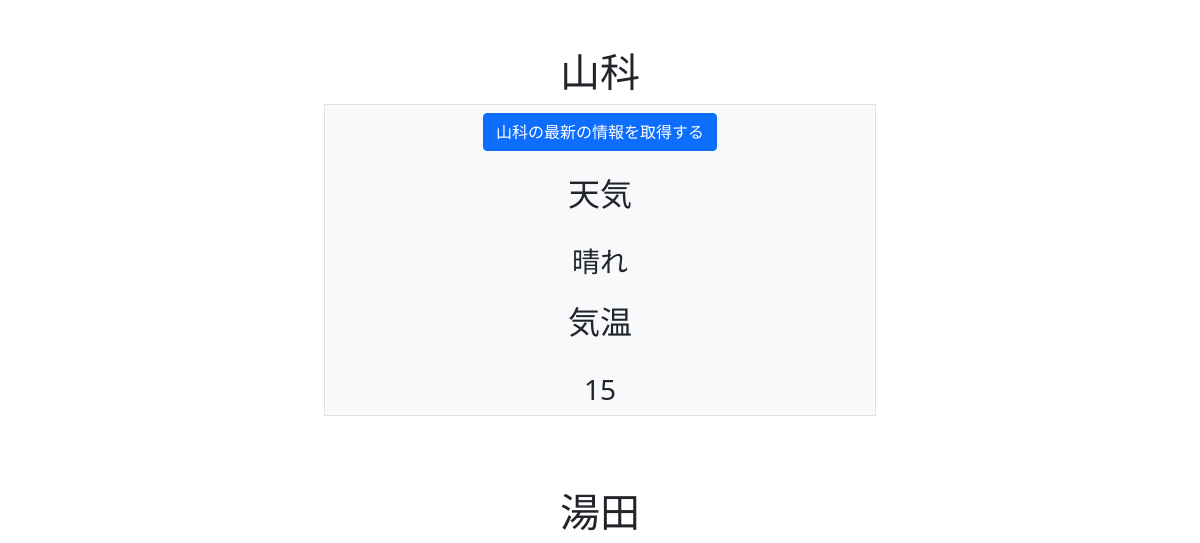
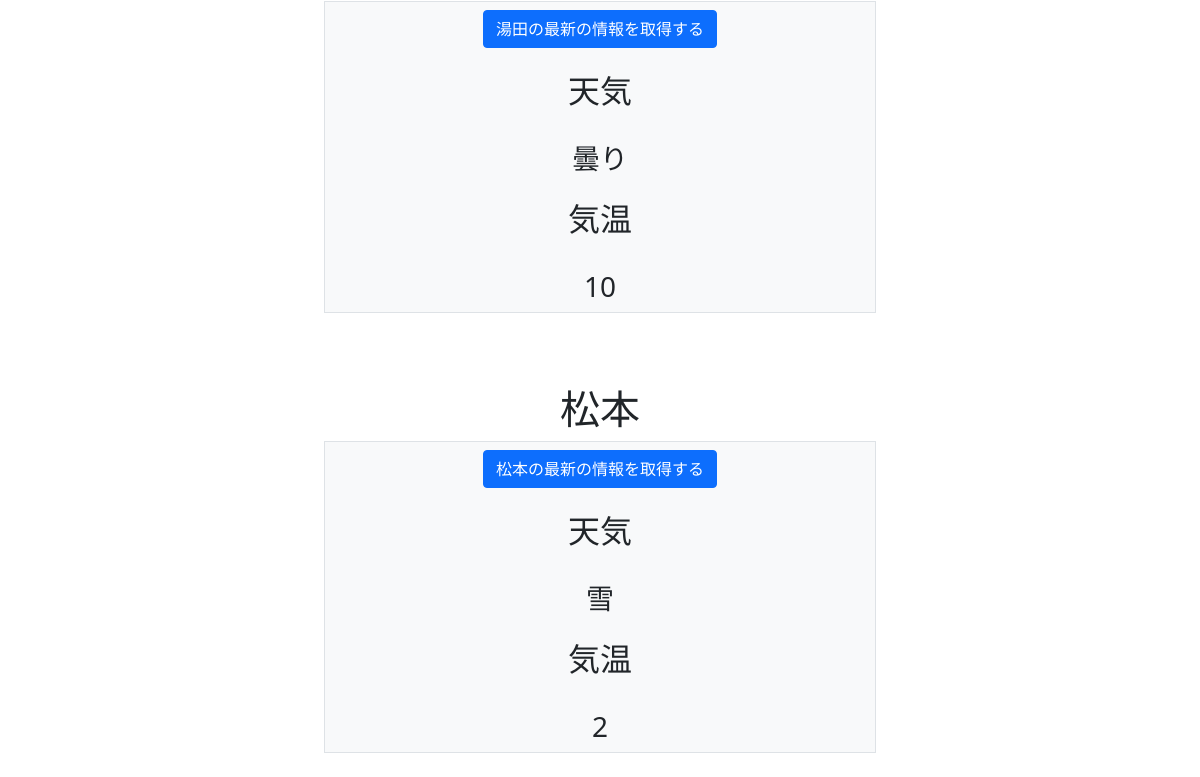
The app's page /top/, older data (2 pictures, top to bottom).
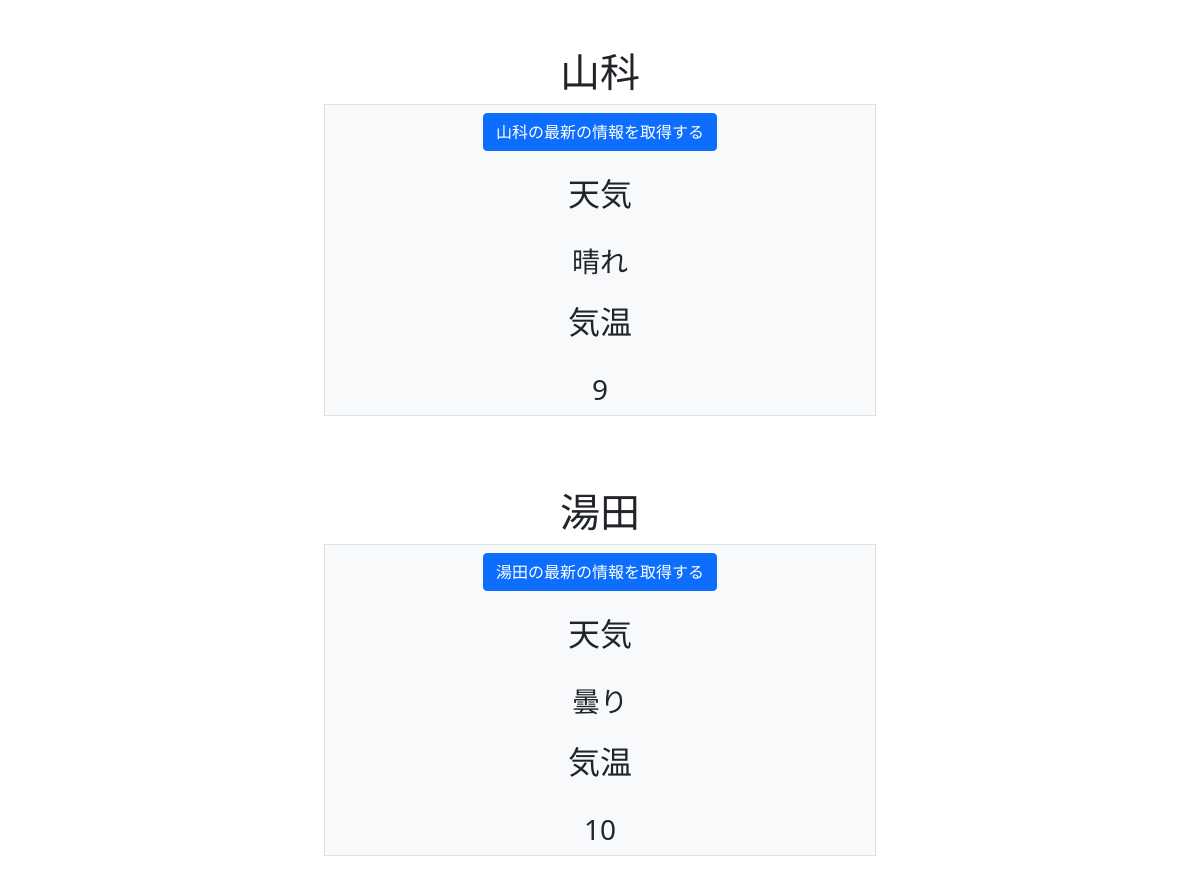
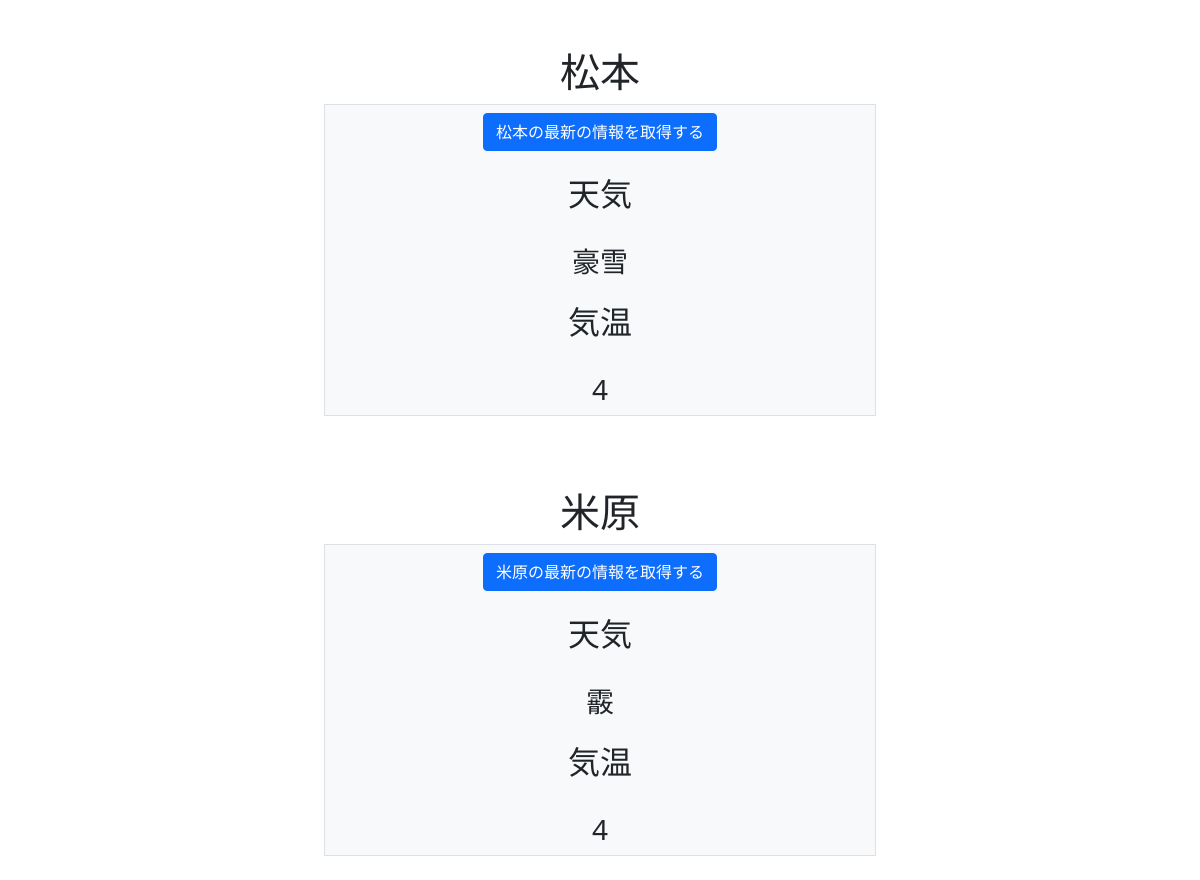
The same page, newer data (2 pictures, top to bottom).
### weather/models.py (models this page shows, shortened)
class Weather(models.Model):
    location = models.CharField(max_length=32)
    weather = models.CharField(max_length=32)
    temperature = models.IntegerField()
    class Meta:
        verbose_name = verbose_name_plural = "天気情報"

### weather/views.py (the view)
# urls.py: path("top/", TopView.as_view()),
class TopView(ListView):
    model = Weather
    template_name = "top.html"

### templates/top.html (shortened to what this page needs)
<!DOCTYPE html>
<html lang="ja">
  <head>
    <link
      href="https://cdn.jsdelivr.net/npm/bootstrap@5.0.0-beta3/dist/css/bootstrap.min.css"
      rel="stylesheet"
    />
  </head>
  <body>
    {% for weather in object_list %}
    <div class="text-center mt-4 p-4 offset-3 col-6">
      <h1>{{weather.location}}</h1>
      <div class="p-2 bg-light border">
        <button onclick="getData({{weather.id}})" class="btn btn-primary">
          {{weather.location}}の最新の情報を取得する
        </button>
        <h2 class="p-4">天気</h2>
        <span id="weather-{{weather.id}}" class="h3 p-4"
          >{{weather.weather}}</span
        >
        <h2 class="p-4">気温</h2>
        <span id="temperature-{{weather.id}}" class="h3 p-4"
          >{{weather.temperature}}</span
        >
      </div>
    </div>
    {% endfor %}
  </body>
</html>

Row changes from the older to the newer data that the page shows:
changed Weather "山科": temperature "15" → "9"
changed Weather "松本": weather "雪" → "豪雪"; temperature "2" → "4"
added Weather: location "米原", weather "霰", temperature "4"
